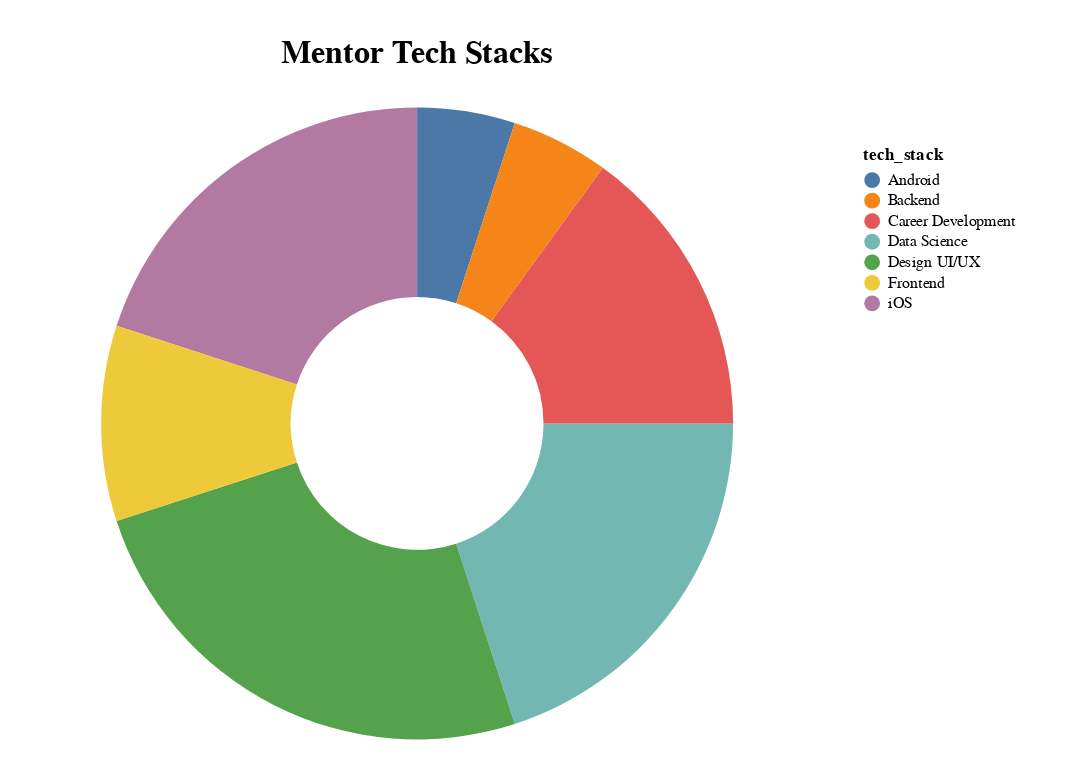

The code cell stored with this chart in its notebook:
### Code cell
pie_chart(mentors, "tech_stack", "Mentor Tech Stacks")

### Figure 1 — Vega-Lite specification as saved in the notebook (floating-point values rounded to 4 significant figures)
{"config": {"view": {"continuousWidth": 400, "continuousHeight": 300, "stroke": "#FFF"}, "legend": {"padding": 24}, "title": {"fontSize": 20, "offset": 24}}, "data": {"name": "data-30930ef642c46ce9f4955a752f0538be"}, "mark": {"type": "arc", "innerRadius": 80}, "encoding": {"color": {"field": "tech_stack", "type": "nominal"}, "theta": {"aggregate": "count", "type": "quantitative"}, "tooltip": [{"field": "tech_stack", "type": "nominal"}, {"aggregate": "count", "type": "quantitative"}]}, "height": 400, "padding": 24, "title": "Mentor Tech Stacks", "width": 480, "$schema": "https://vega.github.io/schema/vega-lite/v4.17.0.json", "datasets": {"data-30930ef642c46ce9f4955a752f0538be": [{"tech_stack": "iOS"}, {"tech_stack": "Data Science"}, {"tech_stack": "Design UI/UX"}, {"tech_stack": "Design UI/UX"}, {"tech_stack": "Career Development"}, {"tech_stack": "Frontend"}, {"tech_stack": "Design UI/UX"}, {"tech_stack": "Career Development"}, {"tech_stack": "Design UI/UX"}, {"tech_stack": "iOS"}, {"tech_stack": "Data Science"}, {"tech_stack": "Data Science"}, {"tech_stack": "Android"}, {"tech_stack": "Frontend"}, {"tech_stack": "Career Development"}, {"tech_stack": "iOS"}, {"tech_stack": "Data Science"}, {"tech_stack": "Design UI/UX"}, {"tech_stack": "iOS"}, {"tech_stack": "Backend"}]}}
